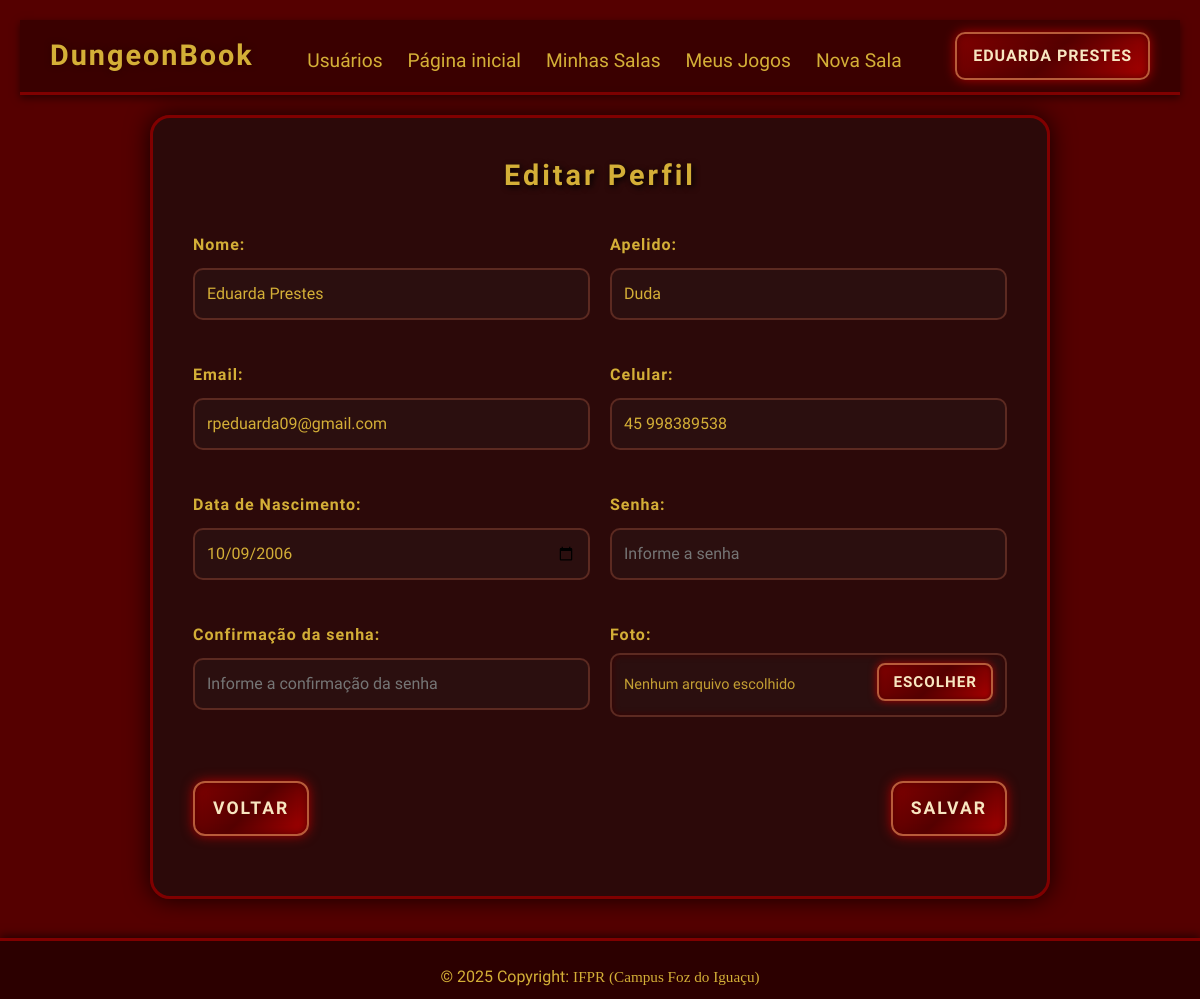
/app/controller/PerfilController.php?action=edit (signed in), run on the app's committed database.
### tables this page shows
CREATE TABLE IF NOT EXISTS `usuarios` (
    `id` INT NOT NULL AUTO_INCREMENT,
    `papel` ENUM('jogador', 'administrador') NOT NULL,
    `nome` VARCHAR(100) NOT NULL,
    `apelido` VARCHAR(50) NULL DEFAULT NULL,
    `email` VARCHAR(100) NOT NULL,
    `telefone` VARCHAR(20) NULL DEFAULT NULL,
    `data_nascimento` DATE NOT NULL,
    `senha` VARCHAR(255) NOT NULL,
    `foto` VARCHAR(255) NULL,
    PRIMARY KEY (`id`),
    UNIQUE INDEX `email_unique` (`email` ASC),
    UNIQUE INDEX `apelido_unique` (`apelido` ASC)
);

### app/model/Usuario.php (called while the page is built, shortened)
<?php
class Usuario
{
    private ?string $nome;
    private ?string $apelido;
    private ?string $email;
    private ?string $telefone;
    private ?string $dataNascimento;
    private ?string $senha;
    private ?string $foto;
    public function getNome(): ?string
    {
        return $this->nome;
    }
    public function setNome(?string $nome): self
    {
        $this->nome = $nome;
        return $this;
    }
    public function getApelido(): ?string
    {
        return $this->apelido;
    }
    public function setApelido(?string $apelido): self
    {
        $this->apelido = $apelido;
        return $this;
    }
    public function getEmail(): ?string
    {
        return $this->email;
    }
    public function setEmail(?string $email): self
    {
        $this->email = $email;
        return $this;
    }
    public function getTelefone(): ?string
    {
        return $this->telefone;
    }
    public function setTelefone(?string $telefone): self
    {
        $this->telefone = $telefone;
        return $this;
    }
    public function getDataNascimento(): ?string
    {
        return $this->dataNascimento;
    }
    public function setDataNascimento(?string $dataNascimento): self
    {
        $this->dataNascimento = $dataNascimento;
        return $this;
    }
    public function getSenha(): ?string
    {
        return $this->senha;
    }
    public function setSenha(?string $senha): self
    {
        $this->senha = $senha;
        return $this;
    }
    public function getFoto(): ?string
    {
        return $this->foto;
    }
    public function setFoto(?string $foto): self
    {
        $this->foto = $foto;
        return $this;
    }
}

### app/dao/UsuarioDAO.php (called while the page is built, shortened)
<?php
include_once(__DIR__ . "/../model/Usuario.php");
class UsuarioDAO
{
    public function findById(int $id)
    {
        $conn = Connection::getConn();
        $sql = "SELECT * FROM usuarios u" .
            " WHERE u.id = ?";
        $stm = $conn->prepare($sql);
        $stm->execute([$id]);
        $result = $stm->fetchAll();
        $usuarios = $this->mapUsuarios($result);
        if (count($usuarios) == 1)
            return $usuarios[0];
        elseif (count($usuarios) == 0)
            return null;
        die("UsuarioDAO.findById()" .
            " - Erro: mais de um usuário encontrado.");
    }
    private function mapUsuarios($result)
    {
        $usuarios = array();
        foreach ($result as $reg) {
            $usuario = new Usuario();
            $usuario->setId($reg['id']);
            $usuario->setPapel($reg['papel']);
            $usuario->setNome($reg['nome']);
            $usuario->setApelido($reg['apelido']);
            $usuario->setEmail($reg['email']);
            $usuario->setTelefone($reg['telefone']);
            $usuario->setDataNascimento($reg['data_nascimento']);
            $usuario->setSenha($reg['senha']);
            $usuario->setFoto($reg['foto']);
            array_push($usuarios, $usuario);
        }
        return $usuarios;
    }
}

### app/view/perfil/FormPerfil.php (the view, shortened to what this page needs)
<?php
require_once(__DIR__ . "/../include/Header.php");
require_once(__DIR__ . "/../include/Menu.php");
?>
<link rel="stylesheet" href="<?= BASEURL ?>/view/css/UsuForm.css">
<div class="container">
    <h3>
        <?php if ($dados['id'] == 0) echo "";
        else echo "Editar Perfil"; ?>
    </h3>
    <form id="frmUsuario" method="POST"
        action="<?= BASEURL ?>/controller/PerfilController.php?action=saveEditPerfil"
        enctype="multipart/form-data">
        <div class="form-grid">
            <div class="form-group">
                <label for="txtNome">Nome:</label>
                <input type="text" id="txtNome" name="nome" maxlength="100"
                    placeholder="Informe o nome"
                    value="<?= isset($dados["usuario"]) ? $dados["usuario"]->getNome() : '' ?>" />
            </div>
            <div class="form-group">
                <label for="txtApelido">Apelido:</label>
                <input type="text" id="txtApelido" name="apelido" maxlength="50"
                    placeholder="Informe o seu apelido"
                    value="<?= isset($dados["usuario"]) ? $dados["usuario"]->getApelido() : '' ?>" />
            </div>
            <div class="form-group">
                <label for="txtLogin">Email:</label>
                <input type="text" id="txtLogin" name="email" maxlength="100"
                    placeholder="Informe o email"
                    value="<?= isset($dados["usuario"]) ? $dados["usuario"]->getEmail() : '' ?>" />
            </div>
            <div class="form-group">
                <label for="txtTelefone">Celular:</label>
                <input type="text" id="txtTelefone" name="telefone" maxlength="20"
                    placeholder="Informe o seu celular"
                    value="<?= isset($dados["usuario"]) ? $dados["usuario"]->getTelefone() : '' ?>" />
            </div>
            <div class="form-group">
                <label for="txtDataNascimento">Data de Nascimento:</label>
                <input type="date" id="txtDataNascimento" name="data_nascimento"
                    value="<?= isset($dados["usuario"]) ? $dados["usuario"]->getDataNascimento() : '' ?>" />
            </div>
            <div class="form-group">
                <label for="txtSenha">Senha:</label>
                <input type="password" id="txtPassword" name="senha" maxlength="50"
                    placeholder="Informe a senha"
                    value="<?= isset($dados["usuario"]) ? $dados["usuario"]->getSenha() : '' ?>" />
            </div>
            <div class="form-group">
                <label for="txtConfSenha">Confirmação da senha:</label>
                <input type="password" id="txtConfSenha" name="conf_senha" maxlength="50"
                    placeholder="Informe a confirmação da senha"
                    value="<?= isset($dados['confSenha']) ? $dados['confSenha'] : '' ?>" />
            </div>
            <div class="form-group">
                <label for="fileFoto">Foto:</label>
                <div class="input-foto">
                    <div class="file-display">
                        <span id="file-name"><?= isset($dados["usuario"]) && $dados["usuario"]->getFoto() ? basename($dados["usuario"]->getFoto()) : 'Nenhum arquivo escolhido' ?></span>
                        <label for="fileFoto" class="file-btn">Escolher</label>
                    </div>
                </div>
            </div>
        </div>
        <div class="actions">
            <a class="btn" href="<?= BASEURL ?>/controller/PerfilController.php?action=view">Voltar</a>
            <button type="submit" class="btn">Salvar</button>
        </div>
    </form>
</div>
<?php
require_once(__DIR__ . "/../include/Footer.php");
?>

### app/view/css/Menu.css (style rules this page uses)
body { margin: 0; font-family: 'Caudex', cursive; background-color: rgba(0, 0, 0, 0.9); color: #d4af37; }

### app/view/css/UsuForm.css (style rules this page uses)
body { background-color: #550000; font-family: 'Caudex', cursive; color: #d4af37; margin: 0; padding: 20px; }
.container { background: rgba(40, 10, 10, 0.9); border: 3px solid #800000; padding: 40px; border-radius: 20px; box-shadow: 0 0 25px rgba(0, 0, 0, 0.8); max-width: 900px; margin: 20px auto 80px auto; backdrop-filter: blur(6px); }
h3 { font-weight: bold; font-size: 1.8em; color: #d4af37; text-shadow: 2px 2px 6px #000; margin-bottom: 40px; text-align: center; letter-spacing: 3px; }
.form-grid { display: grid; grid-template-columns: 1fr 1fr; gap: 20px; }
.form-group { margin-bottom: 18px; text-align: left; }
label { font-size: 1em; font-weight: bold; color: #d4af37; display: block; margin-bottom: 6px; letter-spacing: 1px; }
input[type="text"], input[type="password"], input[type="date"], select { background-color: #2b0f0f; border: 2px solid #5c2a21; border-radius: 10px; width: 100%; padding: 12px; margin: 5px 0; color: #d4af37; font-size: 1em; outline: none; transition: border 0.3s ease, box-shadow 0.3s ease; }
.actions { margin-top: 30px; display: flex; justify-content: space-between; gap: 15px; }
button, .btn { background: linear-gradient(135deg, #800000, #550000, #aa0000); border: 2px solid #b85c3a; padding: 12px 18px; border-radius: 12px; font-size: 1.1em; color: #f8e6c1; cursor: pointer; font-weight: bold; text-transform: uppercase; letter-spacing: 2px; box-shadow: 0 0 12px #aa0000, inset 0 0 8px #550000; transition: all 0.3s ease; text-decoration: none; display: inline-block; }
#file-name { color: #d4af37; opacity: 0.9; font-size: 0.95em; }
.input-foto { display: flex; flex-direction: column; gap: 10px; }
.file-display { display: flex; justify-content: space-between; align-items: center; background-color: #2b0f0f; border: 2px solid #5c2a21; border-radius: 10px; padding: 8px 12px; color: #d4af37; font-size: 0.95em; box-shadow: inset 0 0 6px #3a0000; }
#file-name { flex: 1; overflow: hidden; white-space: nowrap; text-overflow: ellipsis; opacity: 0.9; padding-right: 10px; }
.file-btn { cursor: pointer; background: linear-gradient(135deg, #800000, #550000, #aa0000); border: 2px solid #b85c3a; border-radius: 8px; padding: 6px 14px; color: #f8e6c1; font-weight: bold; text-transform: uppercase; letter-spacing: 1px; box-shadow: 0 0 8px #aa0000, inset 0 0 5px #550000; transition: all 0.25s ease; }

### data on the page
usuarios: nome "Eduarda Prestes", apelido "Duda", email "rpeduarda09@gmail.com", telefone "45 998389538", data_nascimento "10/09/2006"

### other printed values
$nome "EDUARDA PRESTES"
